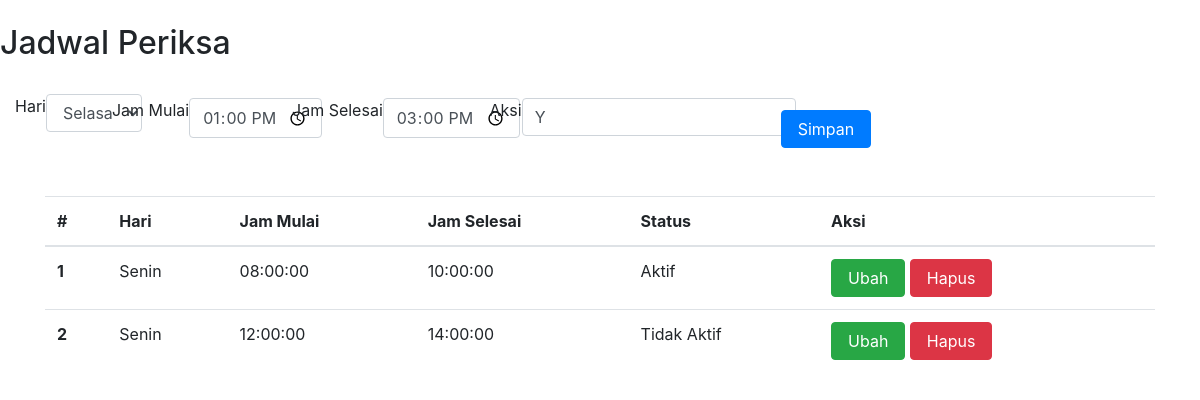
Page /jadwalperiksa.php?id=2 (signed in) on the committed database.
### tables this page shows
CREATE TABLE `jadwal_periksa` (
  `id` int(11) NOT NULL,
  `id_dokter` int(11) NOT NULL,
  `hari` enum('Senin','Selasa','Rabu','Kamis','Jumat','Sabtu') NOT NULL,
  `jam_mulai` time NOT NULL,
  `jam_selesai` time NOT NULL,
  `aksi` char(1) NOT NULL,
  `status` varchar(20) NOT NULL
);

### jadwalperiksa.php (the view, shortened to what this page needs)
<?php
$servername = "localhost";
$username = "root";
$password = "";
$dbname = "poli";
$mysqli = new mysqli($servername, $username, $password, $dbname);
?>
<!DOCTYPE html>
<html lang="en">
    <head>
        <link rel="stylesheet" href="https://maxcdn.bootstrapcdn.com/bootstrap/4.0.0/css/bootstrap.min.css">
    </head>
    <body>
        <br>
        <h2>Jadwal Periksa</h2>
        <br>
        <div class="container">
            <form class="form row" method="POST" action="" name="myForm" onsubmit="return(validate());">
                <?php
                $hari = '';
                $jam_mulai = '';
                $jam_selesai = '';
                $aksi = '';
                if (isset($_GET['id'])) {
                    $ambil = mysqli_query($mysqli, "SELECT * FROM jadwal_periksa
                        WHERE id='" . $_GET['id'] . "'");
                    while ($row = mysqli_fetch_array($ambil)) {
                        $hari = $row['hari'];
                        $jam_mulai = $row['jam_mulai'];
                        $jam_selesai = $row['jam_selesai'];
                        $aksi = $row['aksi'];
                ?>
                <?php
                    }
                }
                ?>
                <div class="row">
                    <label for="inputHari" class="form-label fw-bold">
                        Hari
                    </label>
                    <div>
                        <select class="form-control" name="hari" id="inputHari" required>
                            <option value="Selasa" <?php echo ($hari == 'Selasa') ? 'selected' : ''; ?>>Selasa</option>
                        </select>
                    </div>
                </div>
                <div class="row mt-1">
                    <label for="inputJamMulai" class="form-label fw-bold">
                        Jam Mulai
                    </label>
                    <div>
                        <input type="time" class="form-control" name="jam_mulai" id="inputJamMulai" required value="<?php echo $jam_mulai ?>">
                    </div>
                </div>
                <div class="row mt-1">
                    <label for="inputJamSelesai" class="form-label fw-bold">
                        Jam Selesai
                    </label>
                    <div>
                        <input type="time" class="form-control" name="jam_selesai" id="inputJamSelesai" required value="<?php echo $jam_selesai ?>">
                    </div>
                </div>
                <div class="row mt-1">
                    <label for="inputAksi" class="form-label fw-bold">
                        Aksi
                    </label>
                    <div>
                        <input type="text" class="form-control" name="aksi" id="inputAksi" required placeholder="Aksi" value="<?php echo $aksi ?>">
                    </div>
                </div>
                <div class="row mt-3">
                    <div class="col">
                        <button type="submit" class="btn btn-primary rounded-pill px-3 mt-auto" name="simpan">Simpan</button>
                    </div>
                </div>
            </form>
            <br>
            <br>
            <table class="table table-hover">
                <thead>
                    <tr>
                        <th scope="col">#</th>
                        <th scope="col">Hari</th>
                        <th scope="col">Jam Mulai</th>
                        <th scope="col">Jam Selesai</th>
                        <th scope="col">Status</th>
                        <th scope="col">Aksi</th>
                    </tr>
                </thead>
                <tbody>
                    <?php
                    $result = mysqli_query($mysqli, "SELECT * FROM jadwal_periksa WHERE id_dokter = '" . $_SESSION['id_dokter'] . "'");
                    $no = 1;
                    while ($data = mysqli_fetch_array($result)) {
                    ?>
                        <tr>
                            <th scope="row"><?php echo $no++ ?></th>
                            <td><?php echo $data['hari'] ?></td>
                            <td><?php echo $data['jam_mulai'] ?></td>
                            <td><?php echo $data['jam_selesai'] ?></td>
                            <td><?php echo $data['status'] ?></td>
                            <td>
                                <a class="btn btn-success rounded-pill px-3" href="index.php?page=jadwalperiksa&id=<?php echo $data['id'] ?>">Ubah</a>
                                <a class="btn btn-danger rounded-pill px-3" href="index.php?page=jadwalperiksa&id=<?php echo $data['id'] ?>&aksi=hapus">Hapus</a>
                            </td>
                        </tr>
                    <?php
                    }
                    ?>
                </tbody>
            </table>
        </div>
    </body>
</html>

### rows in the picture
jadwal_periksa: hari "Selasa", jam_mulai "13:00:00", jam_selesai "15:00:00", aksi "Y"
jadwal_periksa: hari "Senin", jam_mulai "08:00:00", jam_selesai "10:00:00", status "Aktif"
jadwal_periksa: hari "Senin", jam_mulai "12:00:00", jam_selesai "14:00:00", status "Tidak Aktif"
